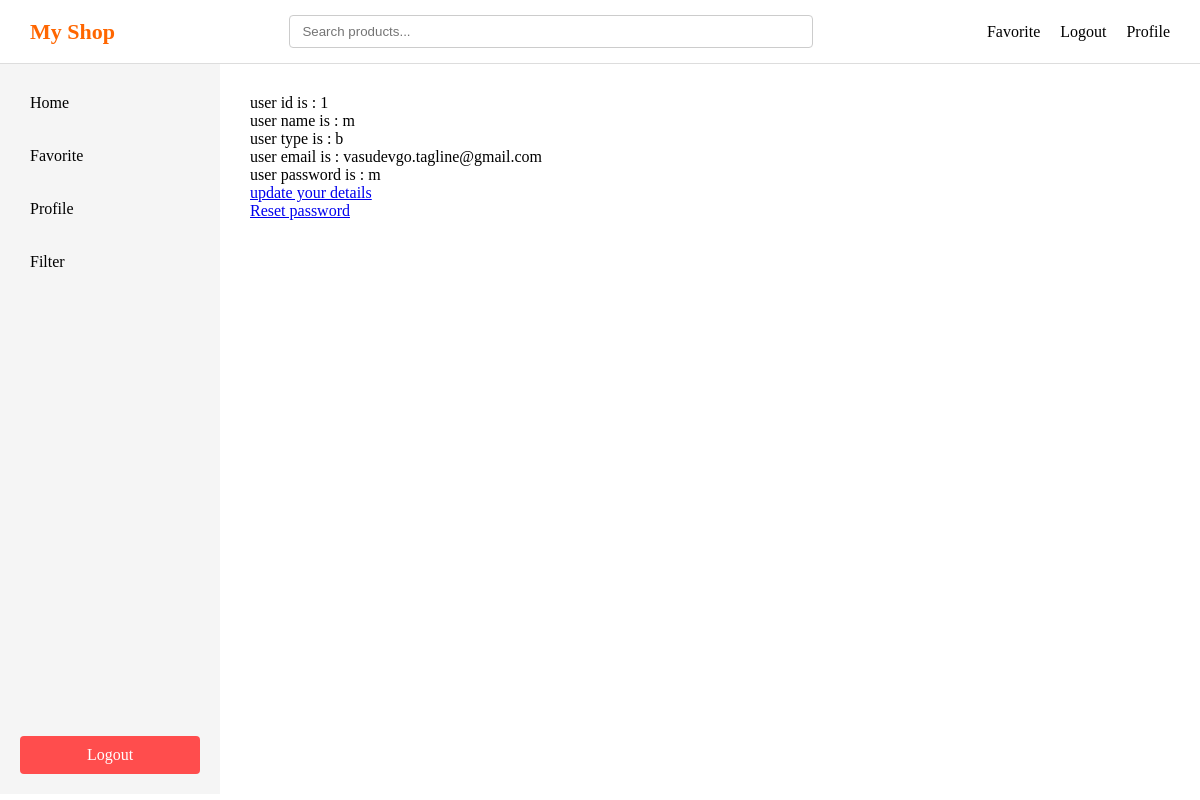
The app's page /profile (signed in), older data.
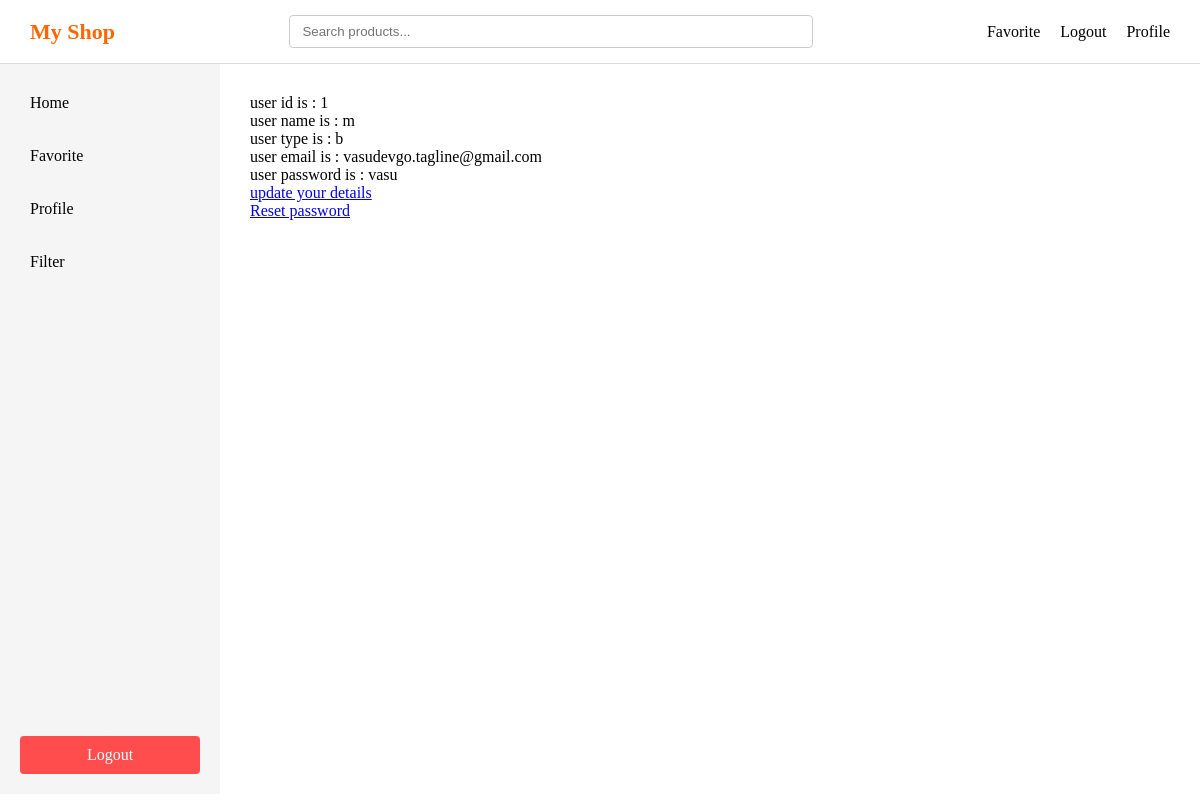
The same page, newer data.
### main.py (models this page shows)
class User(db.Model):
    id = db.Column(db.Integer, primary_key = True)
    user_type = db.Column(db.String(20))
    username= db.Column(db.String(100), unique = True)
    email = db.Column(db.String(100))
    password = db.Column(db.String(100))
    __table_args__ = (
        db.UniqueConstraint('email', name='uq_user_email'),
    )

### main.py (the view)
@app.route('/profile')
def profile():
    if 'user' not in session:
        return redirect(url_for('login'))
    username = session.get('user')
    user = User.query.filter_by(username= username).first()
    return render_template('profile.html' , user = user)

### templates/profile.html (shortened to what this page needs)
<!DOCTYPE html>
<html lang="en">
<head>
    <link rel="stylesheet" href="{{ url_for('static', filename='style.css') }}">
</head>
<body>
    <div class="header">
        <div class="logo">My Shop</div>
        <div class="searchbar" id="searchbar">
            <input type="text" placeholder="Search products..." />
        </div>
        <div class="right">
            <div class="favorite"><a href="/favorite">Favorite</a></div>
            <div class="logout"><a href="/logout">Logout</a></div>
            <div class="profile"><a href="/profile">Profile</a></div>
        </div>
    </div>
    <div class="layout">
        <div class="sidebar">
            <div class="top">
                <div class="home" id="sidebar-home">Home</div>
                <div class="favorite" id="sidebar-favorite">Favorite</div>
                <div class="profile" id="sidebar-profile">Profile</div>
                <div class="filter" id="sidebar-filter">Filter</div>
            </div>
            <div class="logout" id="sidebar-logout">Logout</div>
        </div>
        <div class="main">
            {% if user %}
            <p>user id is : {{ user.id }}</p>
            <p>user name is : {{ user.username }}</p>
            <p>user type is : {{ user.user_type }}</p>
            <p>user email is : {{ user.email }}</p>
            <p>user password is : {{ user.password }}</p>
            {% endif %}
            <div>
                <a href="/updateuser">update your details</a>
            </div>
            <div>
                <a href="/resetpassword">Reset password</a>
            </div>
        </div>
    </div>
</body>
</html>

### static/style.css (style rules this page uses)
* { margin: 0; padding: 0; box-sizing: border-box; }
.header { display: flex; align-items: center; justify-content: space-between; padding: 15px 30px; background-color: #ffffff; border-bottom: 1px solid #ddd; width: 100%; }
.logo { font-size: 22px; font-weight: bold; color: #ff6600; white-space: nowrap; }
.searchbar { flex: 1; display: flex; justify-content: center; }
.searchbar input { width: 60%; min-width: 250px; padding: 8px 12px; border: 1px solid #ccc; border-radius: 4px; }
.right { display: flex; align-items: center; gap: 20px; white-space: nowrap; }
.right a, .right div { text-decoration: none; color: #000; cursor: pointer; font-weight: 500; }
.layout { display: flex; height: calc(100vh - 70px); }
.sidebar { width: 220px; height: 100%; background-color: #f5f5f5; padding: 20px; display: flex; flex-direction: column; }
.sidebar .top { flex: 1; overflow-y: auto; display: flex; flex-direction: column; gap: 15px; }
.sidebar .top div { padding: 10px; cursor: pointer; border-radius: 4px; }
.sidebar .logout { padding: 10px; background-color: #ff4d4d; color: white; text-align: center; border-radius: 4px; cursor: pointer; flex-shrink: 0; }
.main { flex: 1; padding: 30px; background-color: #ffffff; overflow-y: auto; }

Row changes from the older to the newer data that the page shows:
changed User "vasudevgo.tagline@gmail.com": password "m" → "vasu"
